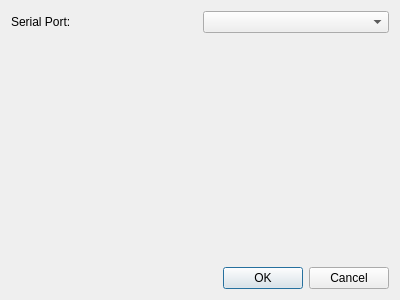
<?xml version="1.0" encoding="UTF-8"?>
<ui version="4.0">
 <class>DialogSettings</class>
 <widget class="QDialog" name="DialogSettings">
  <property name="geometry">
   <rect>
    <x>0</x>
    <y>0</y>
    <width>400</width>
    <height>300</height>
   </rect>
  </property>
  <property name="windowTitle">
   <string>Dialog</string>
  </property>
  <layout class="QVBoxLayout" name="verticalLayout">
   <item>
    <layout class="QHBoxLayout" name="horizontalLayout">
     <item>
      <widget class="QLabel" name="label">
       <property name="text">
        <string>Serial Port:</string>
       </property>
      </widget>
     </item>
     <item>
      <widget class="QComboBox" name="comboBoxSerialPort"/>
     </item>
    </layout>
   </item>
   <item>
    <spacer name="verticalSpacer">
     <property name="orientation">
      <enum>Qt::Vertical</enum>
     </property>
     <property name="sizeHint" stdset="0">
      <size>
       <width>20</width>
       <height>40</height>
      </size>
     </property>
    </spacer>
   </item>
   <item>
    <widget class="QDialogButtonBox" name="buttonBox">
     <property name="orientation">
      <enum>Qt::Horizontal</enum>
     </property>
     <property name="standardButtons">
      <set>QDialogButtonBox::Cancel|QDialogButtonBox::Ok</set>
     </property>
    </widget>
   </item>
  </layout>
 </widget>
 <resources/>
 <connections>
  <connection>
   <sender>buttonBox</sender>
   <signal>accepted()</signal>
   <receiver>DialogSettings</receiver>
   <slot>accept()</slot>
   <hints>
    <hint type="sourcelabel">
     <x>248</x>
     <y>254</y>
    </hint>
    <hint type="destinationlabel">
     <x>157</x>
     <y>274</y>
    </hint>
   </hints>
  </connection>
  <connection>
   <sender>buttonBox</sender>
   <signal>rejected()</signal>
   <receiver>DialogSettings</receiver>
   <slot>reject()</slot>
   <hints>
    <hint type="sourcelabel">
     <x>316</x>
     <y>260</y>
    </hint>
    <hint type="destinationlabel">
     <x>286</x>
     <y>274</y>
    </hint>
   </hints>
  </connection>
 </connections>
</ui>
